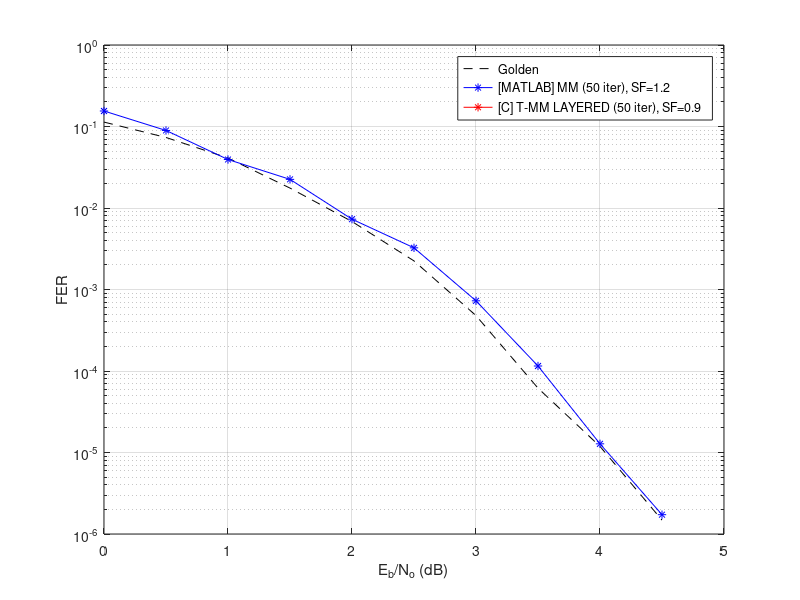

Reproduce this figure in MATLAB.
%SCRIPT PARA GENERAR GRAFICAS AUTOMATICAMENTE

clear all

%PARAMETROS DE LA MATRIZ
N = 32;
M = 16;
K = 16;
q = 16;
p = log2(q);

EBNO_TMM = [0 0.5 1 1.5 2 2.5 3 3.5 4 4.5];
PER_TMM = [1.132813e-001  7.334358e-002 4.107288e-002 1.754464e-002 6.823285e-003 2.243238e-003 4.783769e-004 6.164817e-005 1.187774e-005 1.480310e-006];

%% ET-MM
jj=0;
iter = 50;
clear EC PT

seed = [1977];
EBNO = [0:0.25:4.5];
Nerrors = [25];
ite_max = 50;

Z = ['[C] T-MM LAYERED (' num2str(iter) ' iter), SF=0.9 '];
Y1 = zeros(1,length(EBNO));
for j=1:length(EBNO)
    for i=1:length(seed)
        for k = 1:length(Nerrors)
            archivo2 = ['RESULTS_ETMM_q16_dc4/(' num2str(N) ',' num2str(K) ')_L' num2str(Nerrors(k)) '[' num2str(seed(i)) ']_N' num2str(N*p) '_K' num2str(K*p) '_EBN' num2str(EBNO(j),'%2.2f') '.txt'];
            if exist(archivo2,'file')
                fid = fopen(archivo2, 'r');
                MNPE_Hdecoded = zeros(1,ite_max);
                MNBE_Hdecoded = zeros(1,ite_max);
                eC = 0;
                nombre = fscanf(fid,'%s', 1);
                for x=1:ite_max
                    MNPE_Hdecoded(x) = fscanf(fid,'%d',1);
                end
                nombre = fscanf(fid,'%s',1);
                for x=1:ite_max
                    MNBE_Hdecoded(x) = fscanf(fid,'%d',1);
                end
                nombre = fscanf(fid,'%s',1);
                eC = fscanf(fid,'%d',1);
                fclose(fid);
                
                Y1(j) = (((MNBE_Hdecoded(iter)/eC)/N)/p);
                break;
            end
        end
    end
end

%((623/28)/32)/4
%Y1 = EC./PT;

%% GRAFICA

figure(1), clf
semilogy(EBNO_TMM,PER_TMM,'k--');
hold on;

semilogy(EBNO_TMM,[595/3840 435/4864 418/10624 414/18432 378/51840 324/99840 295/406144 288/2500864 179/14007936 107/(484291*32*4)],'b-*');
semilogy(EBNO,Y1,'r-*');
legend( 'Golden',...
        '[MATLAB] MM (50 iter), SF=1.2 ',...
        Z);
xlabel('E_b/N_o (dB)'), ylabel('FER');
grid on;



